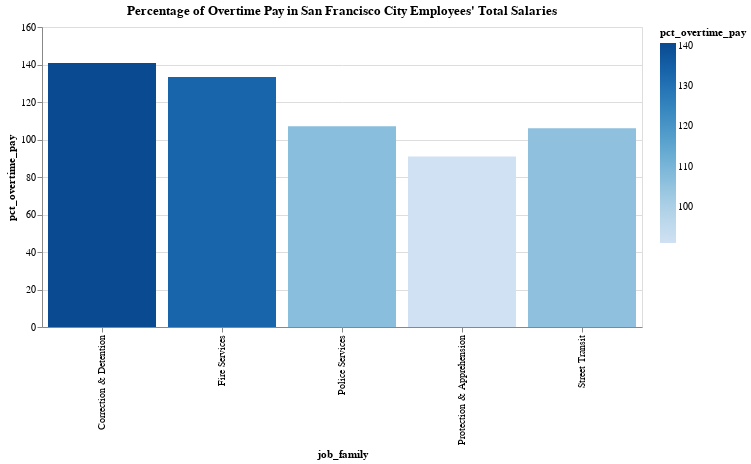

The notebook cell saved with this chart:
### Code cell
alt.Chart(pct_of_total.head()).mark_bar().encode(
    x = "job_family",
    y = "pct_overtime_pay",
    color = "pct_overtime_pay"
).properties(
    title = "Percentage of Overtime Pay in San Francisco City Employees' Total Salaries",
    width = 600,
    height = 300
)

### Figure 1 — Vega-Lite specification as saved in the notebook (floating-point values rounded to 4 significant figures)
{"config": {"view": {"continuousWidth": 300, "continuousHeight": 300}}, "data": {"name": "data-4a8a750c76e9f3d2b28b0226484dd131"}, "mark": {"type": "bar"}, "encoding": {"color": {"field": "pct_overtime_pay", "type": "quantitative"}, "x": {"field": "job_family", "type": "nominal"}, "y": {"field": "pct_overtime_pay", "type": "quantitative"}}, "height": 300, "title": "Percentage of Overtime Pay in San Francisco City Employees' Total Salaries", "width": 600, "$schema": "https://vega.github.io/schema/vega-lite/v5.6.1.json", "datasets": {"data-4a8a750c76e9f3d2b28b0226484dd131": [{"job_family": "Correction & Detention", "pct_overtime_pay": 140.7}, {"job_family": "Fire Services", "pct_overtime_pay": 133.4}, {"job_family": "Police Services", "pct_overtime_pay": 107.0}, {"job_family": "Street Transit", "pct_overtime_pay": 105.9}, {"job_family": "Protection & Apprehension", "pct_overtime_pay": 90.96}]}}
